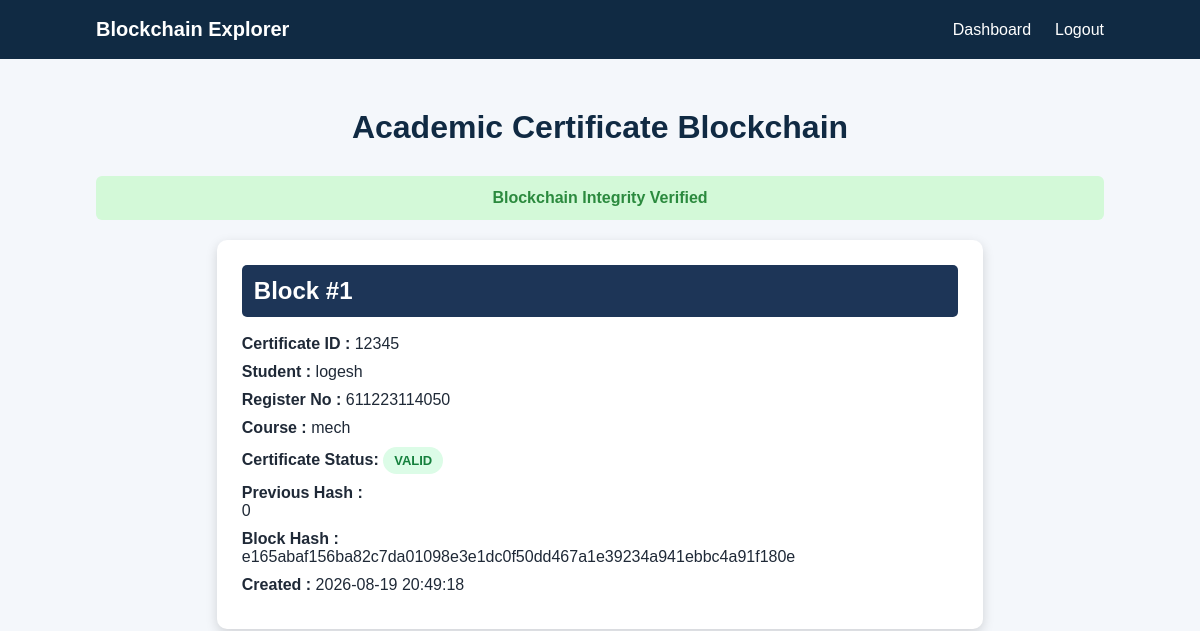
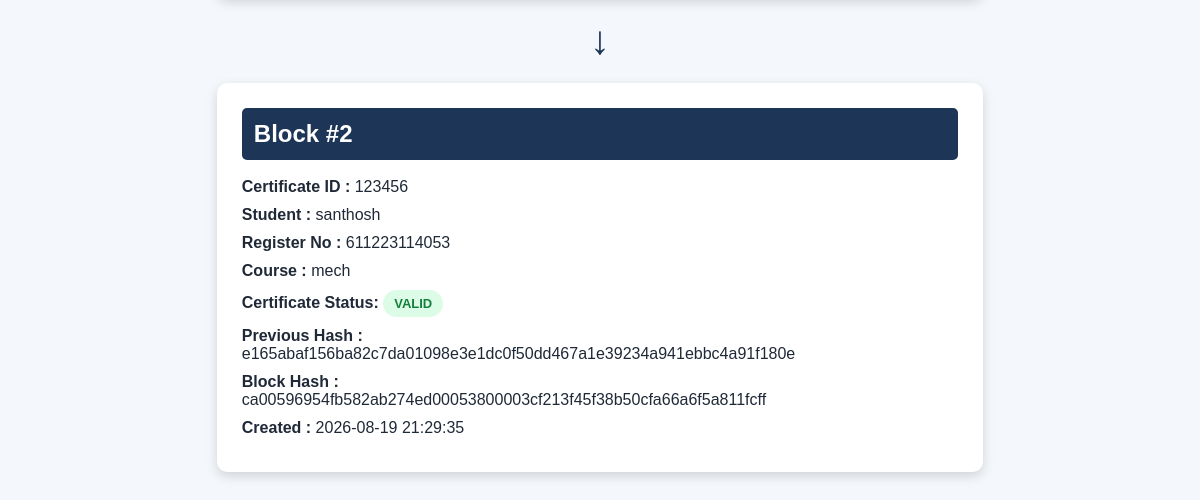
Page /blockchain (signed in) on the earlier database version (2 pictures, top to bottom).
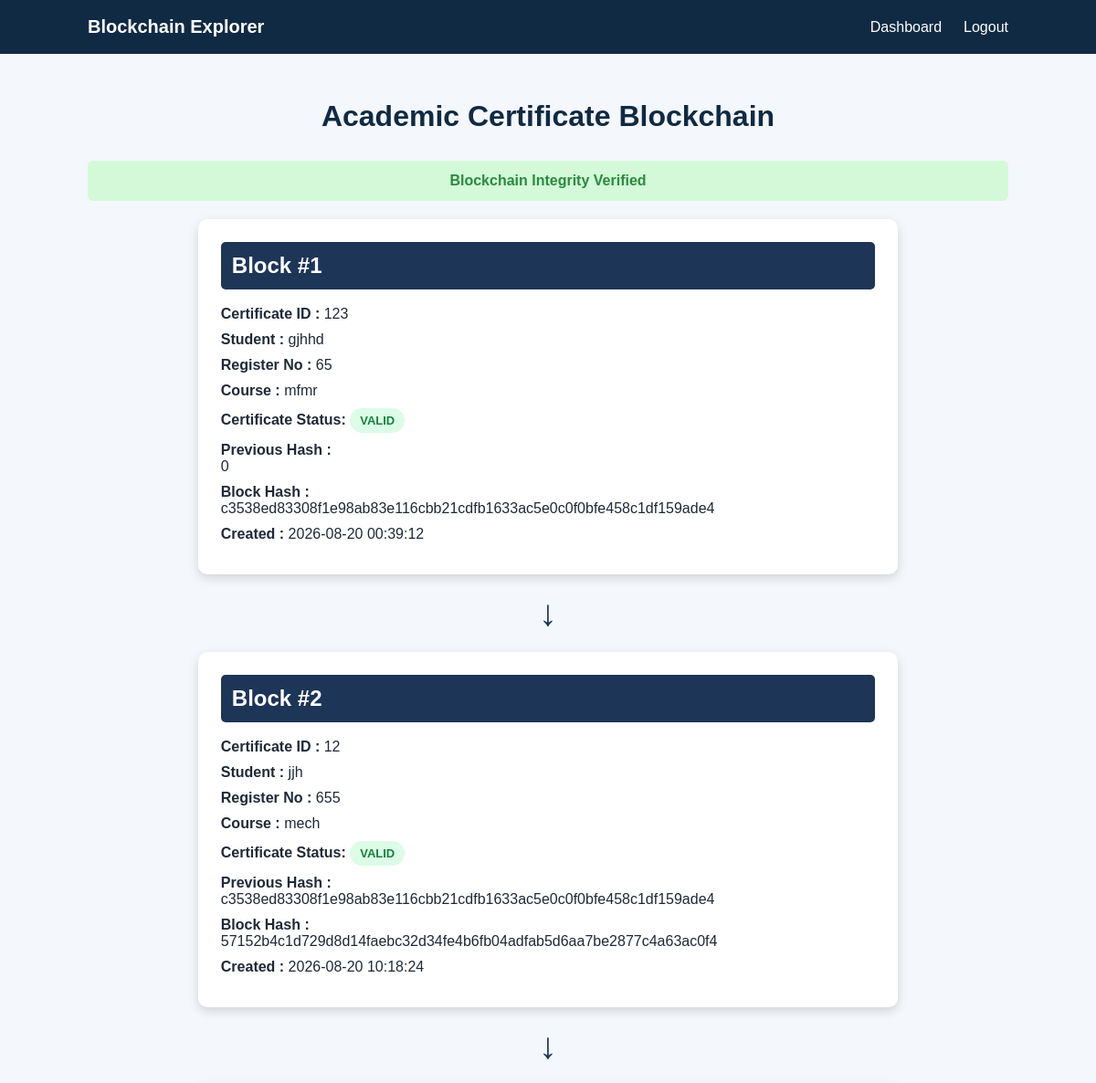
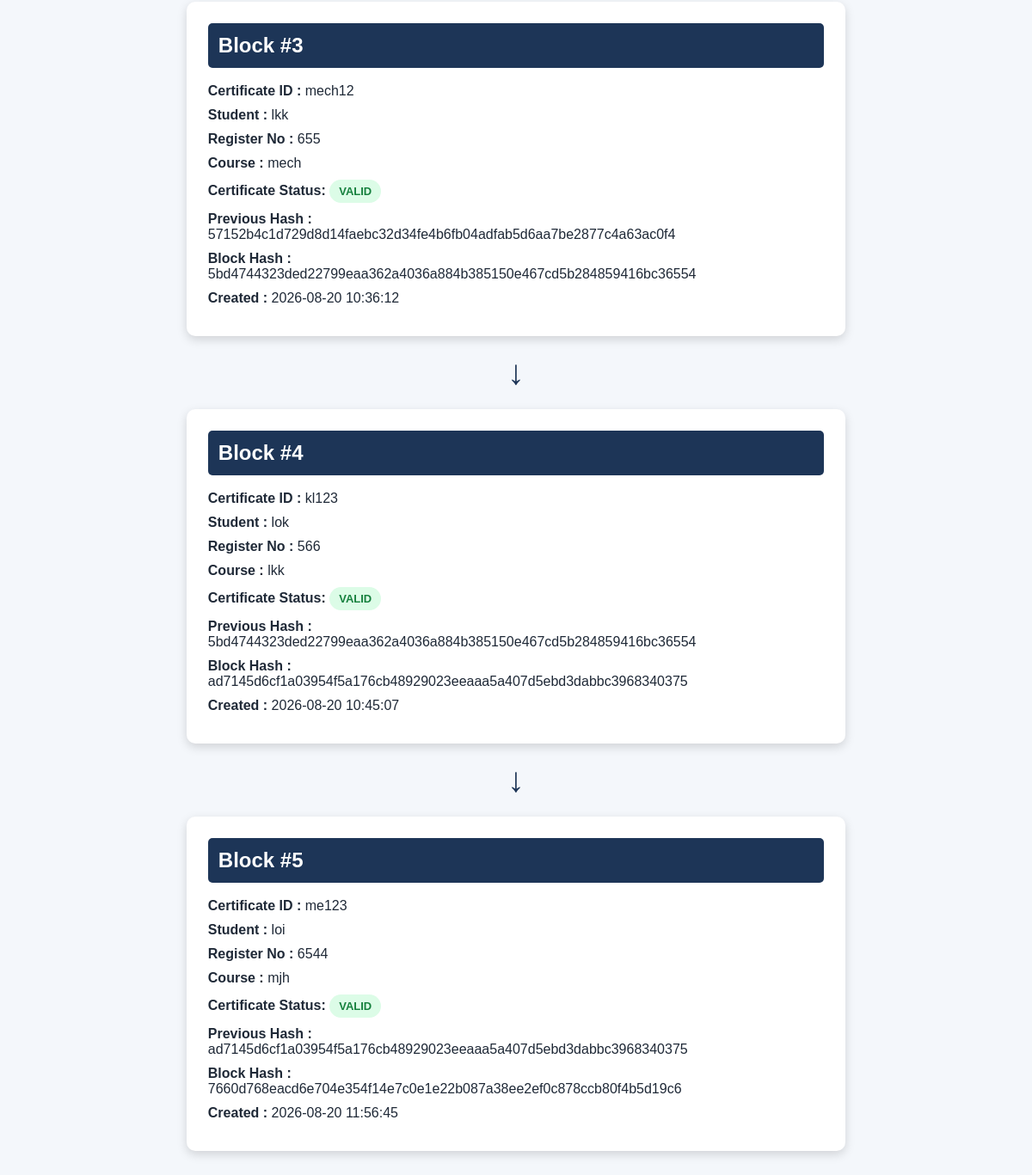
Same page on the later database version (2 pictures, top to bottom).
### tables this page shows
CREATE TABLE certificates (
    id INTEGER PRIMARY KEY AUTOINCREMENT,
    admin_id INTEGER,
    certificate_id TEXT NOT NULL,
    student_name TEXT NOT NULL,
    register_number TEXT NOT NULL,
    course TEXT NOT NULL,
    institution TEXT NOT NULL,
    issue_date TEXT NOT NULL,
    file_name TEXT NOT NULL,
    qr_code TEXT NOT NULL,
    certificate_hash TEXT NOT NULL,
    previous_hash TEXT NOT NULL,
    block_hash TEXT NOT NULL,
    created_at TEXT NOT NULL,
    status TEXT NOT NULL DEFAULT 'VALID',
    revoked_at TEXT
);

### app.py (the view)
@app.route("/blockchain")
def blockchain_records():
    if "admin" not in session:
        return redirect(url_for("login"))
    admin_id = session["admin_id"]
    certificates = get_admin_certificates(admin_id)
    chain_valid = verify_blockchain_integrity(admin_id)
    return render_template(
        "blockchain.html",
        certificates=certificates,
        chain_valid=chain_valid
    )

### blockchain.py (called while the page is built)
def generate_block_hash(
    certificate_id,
    student_name,
    register_number,
    course,
    institution,
    issue_date,
    certificate_hash,
    previous_hash,
    timestamp
):
    block_data = {
        "certificate_id": certificate_id,
        "student_name": student_name,
        "register_number": register_number,
        "course": course,
        "institution": institution,
        "issue_date": issue_date,
        "certificate_hash": certificate_hash,
        "previous_hash": previous_hash,
        "timestamp": timestamp
    }
    block_string = json.dumps(
        block_data,
        sort_keys=True
    ).encode()
    return hashlib.sha256(block_string).hexdigest()

### database.py (called while the page is built)
def get_connection():
    connection = sqlite3.connect(DATABASE_NAME)
    connection.row_factory = sqlite3.Row
    return connection

def get_admin_certificates(admin_id):
    connection = get_connection()
    cursor = connection.cursor()
    cursor.execute("""
        SELECT *,
               ROW_NUMBER() OVER (
                   PARTITION BY admin_id
                   ORDER BY id ASC
               ) AS display_id
        FROM certificates
        WHERE admin_id = ?
        ORDER BY id ASC
    """, (admin_id,))
    certificates = cursor.fetchall()
    connection.close()
    return certificates

### templates/blockchain.html (shortened to what this page needs)
<!DOCTYPE html>
<html>
<head>
<link
rel="stylesheet"
href="{{ url_for('static', filename='style.css') }}"
>
</head>
<body>
<header class="navbar">
<div class="logo">
Blockchain Explorer
</div>
<nav>
<a href="/dashboard">
Dashboard
</a>
<a href="/logout">
Logout
</a>
</nav>
</header>
<div class="blockchain-section">
<h1>Academic Certificate Blockchain</h1>
{% if chain_valid %}
<div class="success-message">
Blockchain Integrity Verified
</div>
{% else %}
<div class="error-message">
Blockchain Integrity Failed
</div>
{% endif %}
<div class="chain-container">
{% for certificate in certificates %}
<div class="block-card">
<h2>Block #{{ loop.index }}</h2>
<p>
<strong>Certificate ID :</strong>
{{ certificate["certificate_id"] }}
</p>
<p>
<strong>Student :</strong>
{{ certificate["student_name"] }}
</p>
<p>
<strong>Register No :</strong>
{{ certificate["register_number"] }}
</p>
<p>
<strong>Course :</strong>
{{ certificate["course"] }}
</p>
<p>
    <strong>Certificate Status:</strong>
    {% if certificate["status"] == "REVOKED" %}
        <span class="status-revoked">
            REVOKED
        </span>
    {% else %}
        <span class="status-valid">
            VALID
        </span>
    {% endif %}
</p>
<p>
<strong>Previous Hash :</strong>
<br>
{{ certificate["previous_hash"] }}
</p>
<p>
<strong>Block Hash :</strong>
<br>
{{ certificate["block_hash"] }}
</p>
<p>
<strong>Created :</strong>
{{ certificate["created_at"] }}
</p>
</div>
{% if not loop.last %}
<div class="arrow">
↓
</div>
{% endif %}
{% endfor %}
</div>
</div>
</body>
</html>

### static/style.css (style rules this page uses)
* { margin: 0; padding: 0; box-sizing: border-box; }
body { font-family: Arial, sans-serif; background: #f4f7fb; color: #1f2937; }
.navbar { background: #102a43; color: white; padding: 18px 8%; display: flex; justify-content: space-between; align-items: center; }
.logo { font-size: 20px; font-weight: bold; }
.navbar nav { display: flex; gap: 24px; }
.navbar a { color: white; text-decoration: none; font-weight: 500; }
.success-message { background: #d3f9d8; color: #2b8a3e; padding: 13px; border-radius: 6px; margin-bottom: 18px; text-align: center; font-weight: bold; }
.blockchain-section { min-height: 85vh; padding: 50px 8%; }
.blockchain-section > h1 { text-align: center; color: #102a43; margin-bottom: 30px; }
.block-card { background: white; padding: 25px; border-radius: 10px; box-shadow: 0 4px 14px rgba(0, 0, 0, 0.08); }
.block-card h2 { color: #1d4ed8; margin-bottom: 18px; }
.block-card p { margin-bottom: 10px; }
.chain-container { width:80%; margin:auto; }
.block-card { background:white; padding:25px; margin:20px; border-radius:10px; box-shadow:0 4px 12px rgba(0,0,0,0.15); }
.block-card h2 { background:#1d3557; color:white; padding:12px; border-radius:5px; }
.arrow { text-align:center; font-size:40px; color:#1d3557; }
.status-valid { display: inline-block; padding: 6px 11px; background: #dcfce7; color: #15803d; border-radius: 20px; font-size: 13px; font-weight: bold; }

Differences in the rows shown:
removed certificates: certificate_id "12345", student_name "logesh", register_number "611223114050", course "mech", status "VALID", previous_hash "0", block_hash "e165abaf156ba82c7da01098e3e1dc0f50dd467a1e39234a941ebbc4a91f180e", created_at "2026-08-19 20:49:18"
removed certificates: certificate_id "123456", student_name "santhosh", register_number "611223114053", course "mech", status "VALID", previous_hash "e165abaf156ba82c7da01098e3e1dc0f50dd467a1e39234a941ebbc4a91f180e", block_hash "ca00596954fb582ab274ed00053800003cf213f45f38b50cfa66a6f5a811fcff", created_at "2026-08-19 21:29:35"
added certificates: certificate_id "123", student_name "gjhhd", register_number "65", course "mfmr", status "VALID", previous_hash "0", block_hash "c3538ed83308f1e98ab83e116cbb21cdfb1633ac5e0c0f0bfe458c1df159ade4", created_at "2026-08-20 00:39:12"
added certificates: certificate_id "12", student_name "jjh", register_number "655", course "mech", status "VALID", previous_hash "c3538ed83308f1e98ab83e116cbb21cdfb1633ac5e0c0f0bfe458c1df159ade4", block_hash "57152b4c1d729d8d14faebc32d34fe4b6fb04adfab5d6aa7be2877c4a63ac0f4", created_at "2026-08-20 10:18:24"
added certificates: certificate_id "mech12", student_name "lkk", register_number "655", course "mech", status "VALID", previous_hash "57152b4c1d729d8d14faebc32d34fe4b6fb04adfab5d6aa7be2877c4a63ac0f4", block_hash "5bd4744323ded22799eaa362a4036a884b385150e467cd5b284859416bc36554", created_at "2026-08-20 10:36:12"
added certificates: certificate_id "kl123", student_name "lok", register_number "566", course "lkk", status "VALID", previous_hash "5bd4744323ded22799eaa362a4036a884b385150e467cd5b284859416bc36554", block_hash "ad7145d6cf1a03954f5a176cb48929023eeaaa5a407d5ebd3dabbc3968340375", created_at "2026-08-20 10:45:07"
added certificates: certificate_id "me123", student_name "loi", register_number "6544", course "mjh", status "VALID", previous_hash "ad7145d6cf1a03954f5a176cb48929023eeaaa5a407d5ebd3dabbc3968340375", block_hash "7660d768eacd6e704e354f14e7c0e1e22b087a38ee2ef0c878ccb80f4b5d19c6", created_at "2026-08-20 11:56:45"
